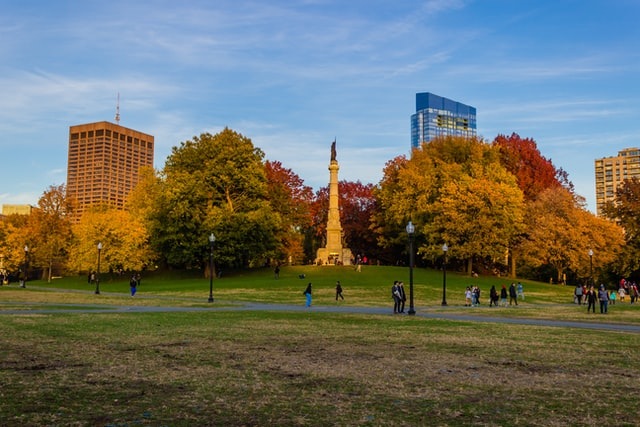
#> input picture resources/photos/park.jpg, 640 x 427 px
$ python 13_threshold.py
#> lines starting #> are read from the running program, lines starting #| are printed output that depends on the picture; after the words box and inside, x2 and y2 are one past the last pixel; in counts of white or black regions, pixels touching at a corner belong together
"""Threshold: separando objeto e fundo (código da aula, para os alunos digitarem).

Pode ser executado de qualquer pasta: os caminhos partem da raiz do repositório.
"""
import os
from pathlib import Path

os.chdir(Path(__file__).resolve().parents[1])

import cv2 as cv
import numpy as np

img = cv.imread("resources/photos/park.jpg")      # matriz (altura, largura, 3) em BGR
#> img is the input picture: shape (427, 640, 3); mean B, G, R 98.3, 110, 108.2
gray = cv.cvtColor(img, cv.COLOR_BGR2GRAY)         # matriz (altura, largura)
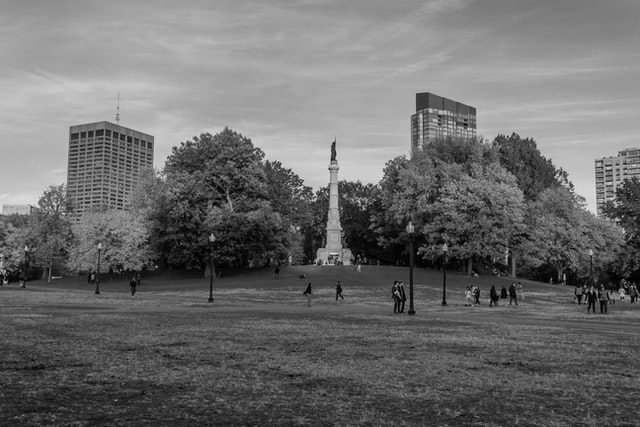
#> gray: shape (427, 640); min 0, max 239, mean 108.1
mask = gray > 150                              # NumPy: matriz de True/False
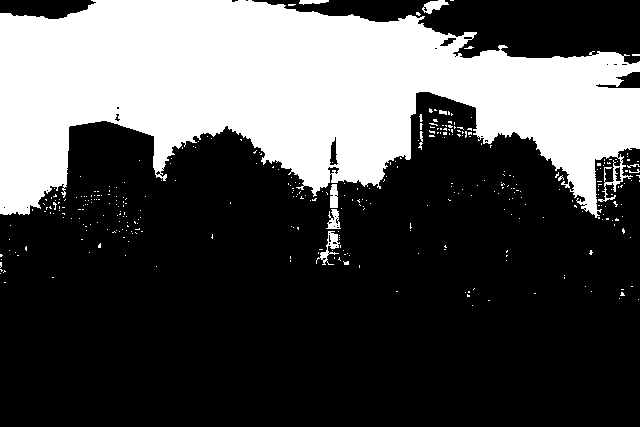
#> mask: shape (427, 640) bool; 31.4% white; 358 white regions (349 under 20 px), largest, box (x1, y1, x2, y2) and area: (0, 0, 640, 218) 83628, (316, 231, 340, 265) 256, (422, 0, 449, 14) 195
binary = (mask * 255).astype("uint8")          # True -> 255, False -> 0
_, binary2 = cv.threshold(gray, 150, 255, cv.THRESH_BINARY)
print(np.array_equal(binary, binary2))         # True
#| True
adapt = cv.adaptiveThreshold(gray, 255, cv.ADAPTIVE_THRESH_GAUSSIAN_C,
                             cv.THRESH_BINARY_INV, 11, 9)
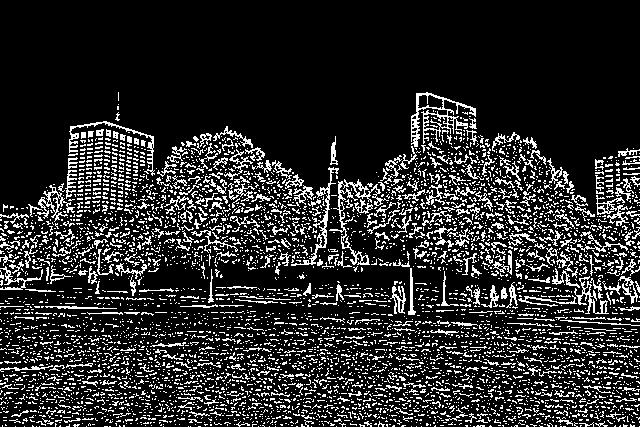
#> adapt: shape (427, 640); 16.5% white in thin lines or dots, all inside (x1, y1, x2, y2) = (0, 92, 640, 427)
cv.imshow("gray > 150", binary)
cv.imshow("adaptativo", adapt)

cv.waitKey(0)
cv.destroyAllWindows()

$ run again, with resources/photos/cats.jpg copied over resources/photos/park.jpg
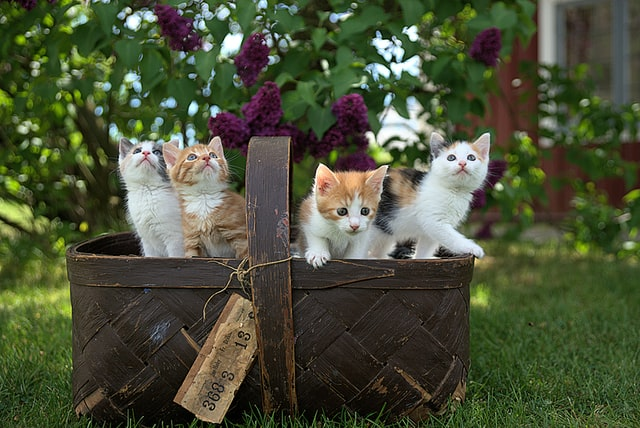
#> input picture resources/photos/cats.jpg, 640 x 428 px
#> img is the input picture: shape (428, 640, 3); mean B, G, R 55.7, 80.9, 74.5
#> `mask = gray > 150`:
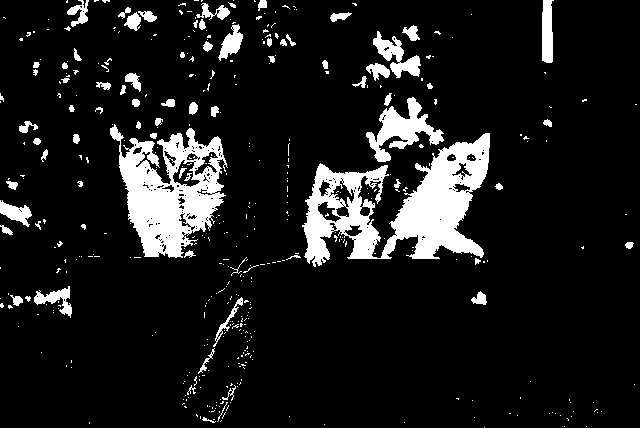
#> mask: shape (428, 640) bool; 10.9% white; 442 white regions (365 under 20 px), largest, box (x1, y1, x2, y2) and area: (302, 133, 490, 267) 11159, (110, 124, 228, 258) 8137, (366, 97, 444, 162) 1966
#| True
#> `adapt = cv.adaptiveThreshold(gray, 255, cv.ADAPTIVE_THRESH_GAUSSIAN_C,..`:
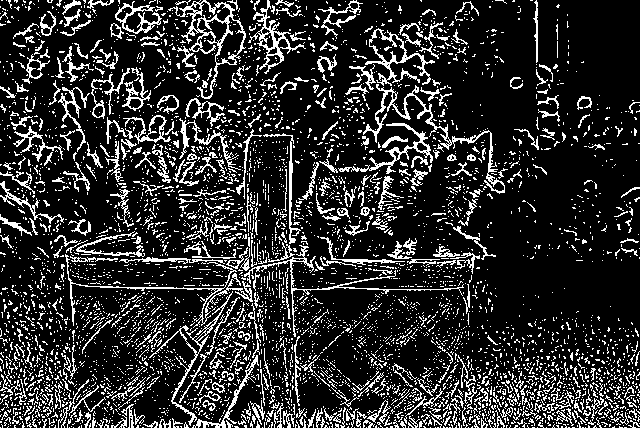
#> adapt: shape (428, 640); 17.8% white in thin lines or dots
